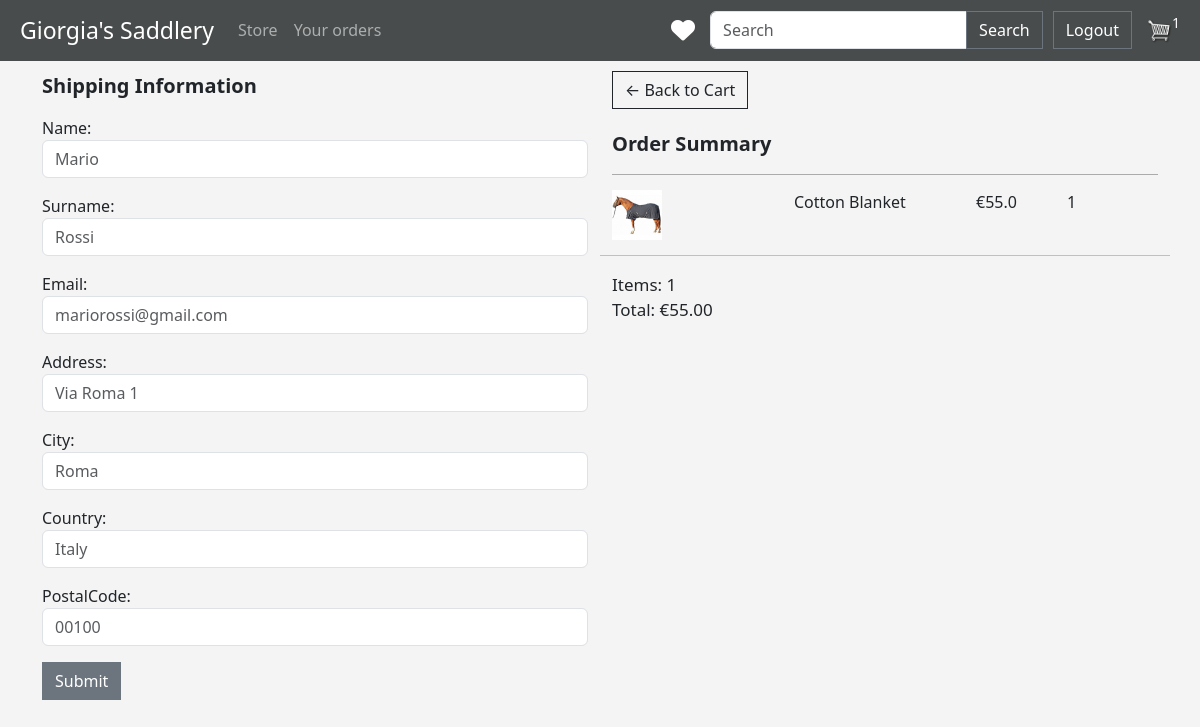
/checkout/ (signed in), run on an earlier commit of the app's database.
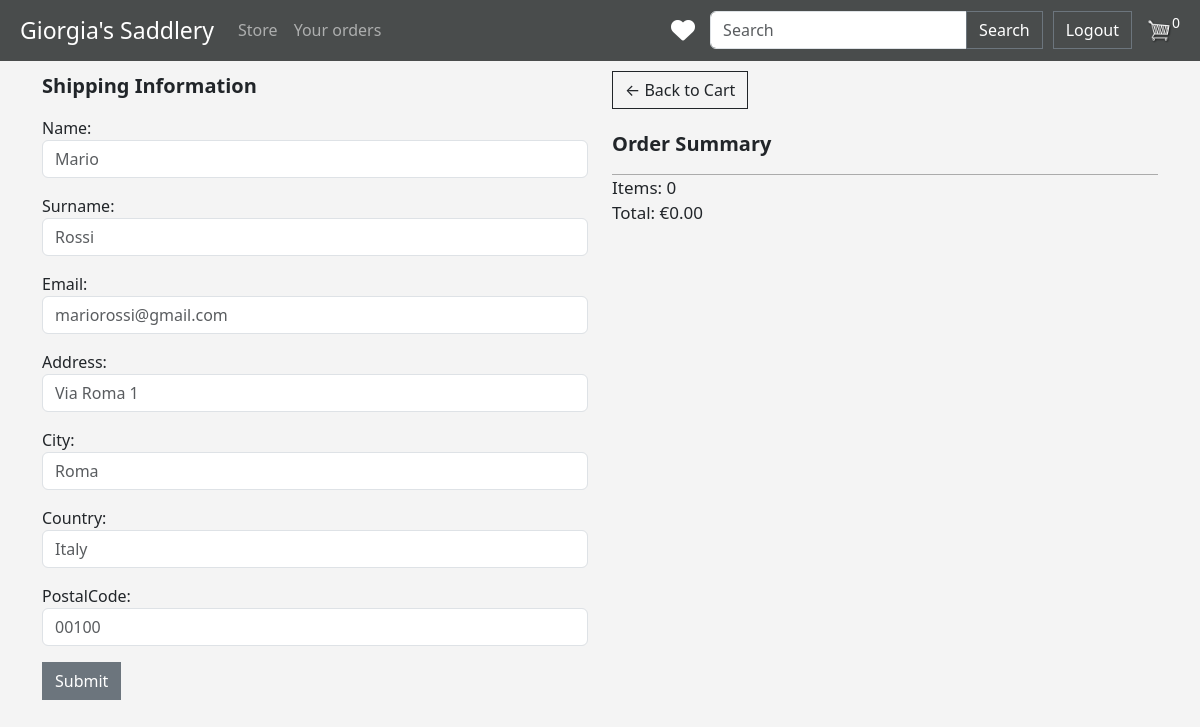
And on a later commit of the database.
### store/models.py (models this page shows, shortened)
class OrderItemModel(models.Model):
    product = models.ForeignKey(ProductModel, on_delete=models.SET_NULL, null=True, blank=True)
    order = models.ForeignKey(OrderModel, on_delete=models.SET_NULL, null=True, blank=True)
    quantity = models.IntegerField(default=0, null=True, blank=True)
    date_added = models.DateTimeField(auto_now_add=True)
    @property
    def calculate_total(self):
        total = self.product.price * self.quantity
        return total

class ProductModel(models.Model):
    name = models.CharField(max_length=200, null=True)
    price = models.FloatField()
    category = models.ForeignKey(CategoryModel, on_delete=models.SET_NULL, null=True)
    image = models.ImageField(null=True, blank=True)
    description = models.TextField(null=True, blank=True)
    numberOfLikes = models.IntegerField(default=0)
    @property
    def imageURL(self):   #senza questa funzione se ci fosse un prodotto senza immagine darebbe errore a tutta la pagina
        try:
            url = self.image.url
        except:
            url = ''
        return url

class OrderModel(models.Model):
    customer = models.ForeignKey(CustomerModel, on_delete=models.SET_NULL, blank=True, null=True)
    date_order = models.DateTimeField(auto_now_add=True)
    complete = models.BooleanField(default=False, null=True, blank=True)
    transaction_id = models.CharField(max_length=5, null=True)
    def calculate_cart_total(self):
        orderitems = self.orderitemmodel_set.all()
        total = sum([item.calculate_total for item in orderitems])
        return total
    def calculate_cart_items(self):
        orderitems = self.orderitemmodel_set.all()
        total = sum([item.quantity for item in orderitems])
        return total

### store/views.py (the view)
# urls.py: path('checkout/', views.checkout, name="checkout"),
def checkout(request):
    submitted = False
    if request.method == "POST":
        items_list = []
        order = None
        cart_items = 0
        form = CheckOutForm(request.POST)
        if form.is_valid():
            customer = request.user.customermodel
            order = OrderModel.objects.get(customer=customer, complete=False)
            order.transaction_id = datetime.datetime.now().timestamp()
            order.complete = True
            order.date_order = datetime.datetime.now()
            order.save() #FIXME: forse è questo che fa doppio ordine
            form.instance.order = order  # Assegna l'ordine corrente all'istanza del form
            form.save()
            print('form saved')
            return HttpResponseRedirect('/checkout?submitted=True')
    else:
        form = CheckOutForm()
        if 'submitted' in request.GET:
            submitted = True
        if request.user.is_authenticated:
            customer = request.user.customermodel
            order, created = OrderModel.objects.get_or_create(customer=customer, complete=False)
            items_list = order.orderitemmodel_set.all()
            cart_items = order.calculate_cart_items()
        else:
            order = None
            items_list = []
            cart_items = 0
    context = {'items_list': items_list, 'order': order, 'form': form, 'submitted': submitted, 'cart_items': cart_items}
    return render(request, 'store/checkout.html', context)

### store/templates/store/checkout.html (shortened to what this page needs)
{% extends 'store/main.html' %}
{% load static %}
{% block content %}
<div class="row">
    <div class="col-lg-6" >
        <div id="form-wrapper">
            {% if submitted %}
                <div style="font-size: 20px; padding-bottom: 20px; padding-top: 20px;"><strong>Your order has been completed successfully </strong>   <i class="fa-regular fa-face-smile-beam fa-lg"></i></div>
                <br/>
                <div>
                    <a  class="btn btn-outline-dark" href="{% url 'store' %}">&#x2190; Back to Store For New Order!</a>
                </div>
            {% else %}
                <div style="font-size: 20px; padding-bottom: 15px"> <strong> Shipping Information </strong></div>
                <form action="" method="POST" >
                    {{ form.as_p }}
                    <button type="submit" name="submit" class="btn btn-secondary">Submit</button>
                </form>
            {% endif %}
        </div>
        <br>
    </div>
    {% if not submitted %}
        <div class="col-lg-6">
            <div>
                <a  class="btn btn-outline-dark" href="{% url 'cart' %}">&#x2190; Back to Cart</a>
            </div>
             <div style="padding-bottom: 15px; padding-top:20px; border-bottom:1px solid rgba(0, 0, 0, 0.3); font-size:20px; ">
                    <strong> Order Summary </strong>
             </div>
            <div>
                {% for item in items_list %}
                     <div class="row">
                        <div class="col lg-12" style="display: flex; padding-bottom: 15px; padding-top: 15px">
                            <div style="flex:2">
                                <img src="{{item.product.imageURL}}" style="width: auto; height: 50px;">
                            </div>
                            <div style="flex:2"> {{item.product.name}}</div>
                            <div style="flex:1"> €{{item.product.price}}</div>
                            <div style="flex:1">{{item.quantity}}</div>
                        </div>
                        <hr>
                    </div>
                    {% endfor %}
                    <div style="font-size: 17px ">
                        Items: {{order.calculate_cart_items}}
                        <br>
                        Total: €{{order.calculate_cart_total|floatformat:2}}
                    </div>
            </div>
        </div>
    {% endif %}
</div>
{% endblock content %}

What changed in the data, as far as the page shows it:
removed OrderItemModel: product.imageURL (picture), product.name "Cotton Blanket", product.price "55.0", quantity "1"
no longer on this page (row edited): OrderModel: calculate_cart_items "1", calculate_cart_total "55.00"
added OrderModel: calculate_cart_items "0", calculate_cart_total "0.00"
Also different on the page:
{{ cart_items }}: "1" → "0"
